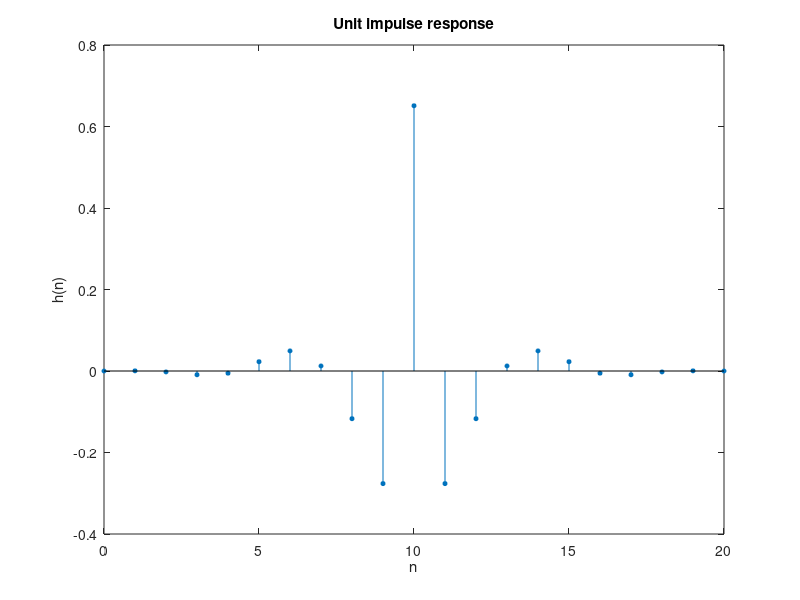
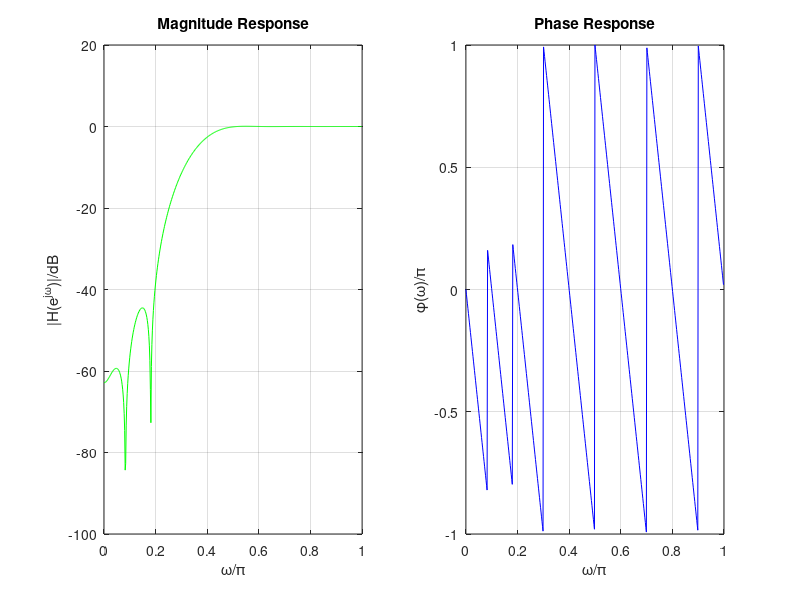

MATLAB code to generate these figures, in order:
% High-pass filter
Wp=pi/2; Ws=0.2*pi; B=Wp-Ws;
N0=ceil(6.2*pi/B);
N=N0+mod(N0+1,2)
Wc=(Wp+Ws)/2/pi

h=fir1(N-1,Wc,'high',hanning(N));

figure(1)
n=0:1:N-1;
stem(n, h, 'filled', 'MarkerSize', 3);
xlabel('n'); ylabel('h(n)');
title('Unit impulse response');

[H,W] = freqz(h,1,512);
figure(2)
subplot(1,2,1);
plot(W/pi,20*log10(abs(H)),'g');grid on;
xlabel('\omega/\pi'); ylabel('|H(e^j^\omega)|/dB');
title('Magnitude Response');
subplot(1,2,2);
plot(W/pi,angle(H)/pi,'b');grid on;
xlabel('\omega/\pi'); ylabel('\phi(\omega)/\pi');
title('Phase Response');